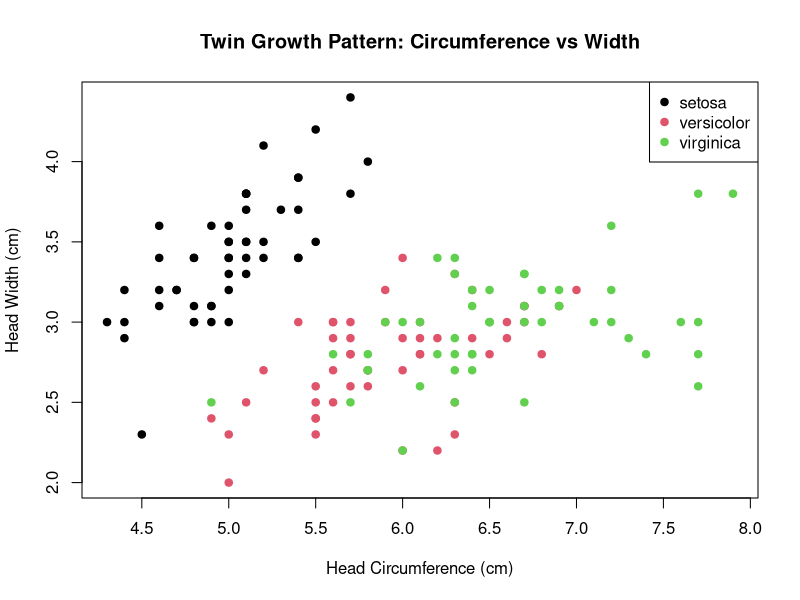

Write the R code that produced this figure.
# Twin Growth Explorer — by Even Richardson
# Symbolic analysis using R's built-in iris dataset

# Load the dataset
data("iris")

# Rename columns symbolically
colnames(iris)[1:2] <- c("Head.Circumference", "Head.Width")
iris$Twin <- iris$Species  # Treat Species as symbolic twin identity

# View symbolic summary
cat("\n Twin Head Growth Summary:\n")
summary(iris[, c("Head.Circumference", "Head.Width")])

# Optional: View group-wise summary
cat("\n Twin-Specific Summary:\n")
print(aggregate(cbind(Head.Circumference, Head.Width) ~ Twin, data = iris, FUN = mean))

# Create scatter plot
plot(
  iris$Head.Circumference,
  iris$Head.Width,
  col = as.numeric(iris$Twin),
  pch = 19,
  main = "Twin Growth Pattern: Circumference vs Width",
  xlab = "Head Circumference (cm)",
  ylab = "Head Width (cm)"
)
legend("topright", legend = levels(iris$Twin), col = 1:3, pch = 19)